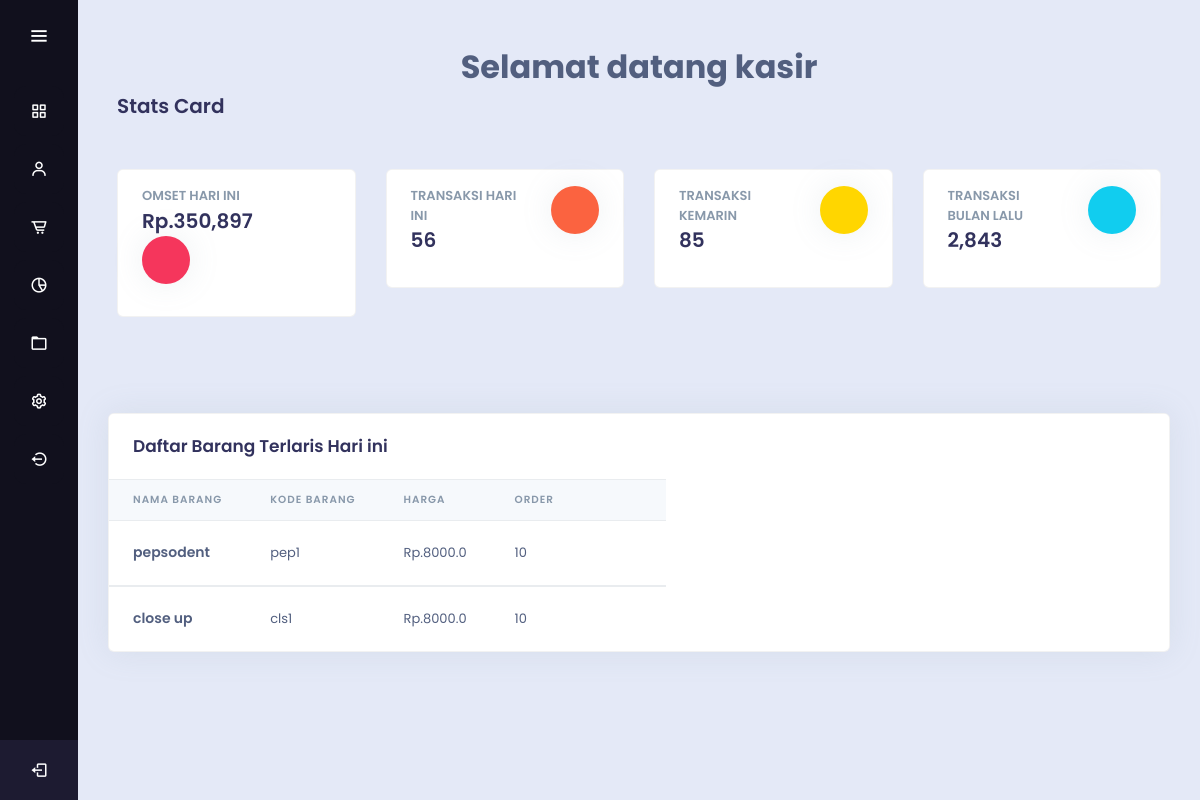
Before: /dashboard/ (signed in) with the older database file.
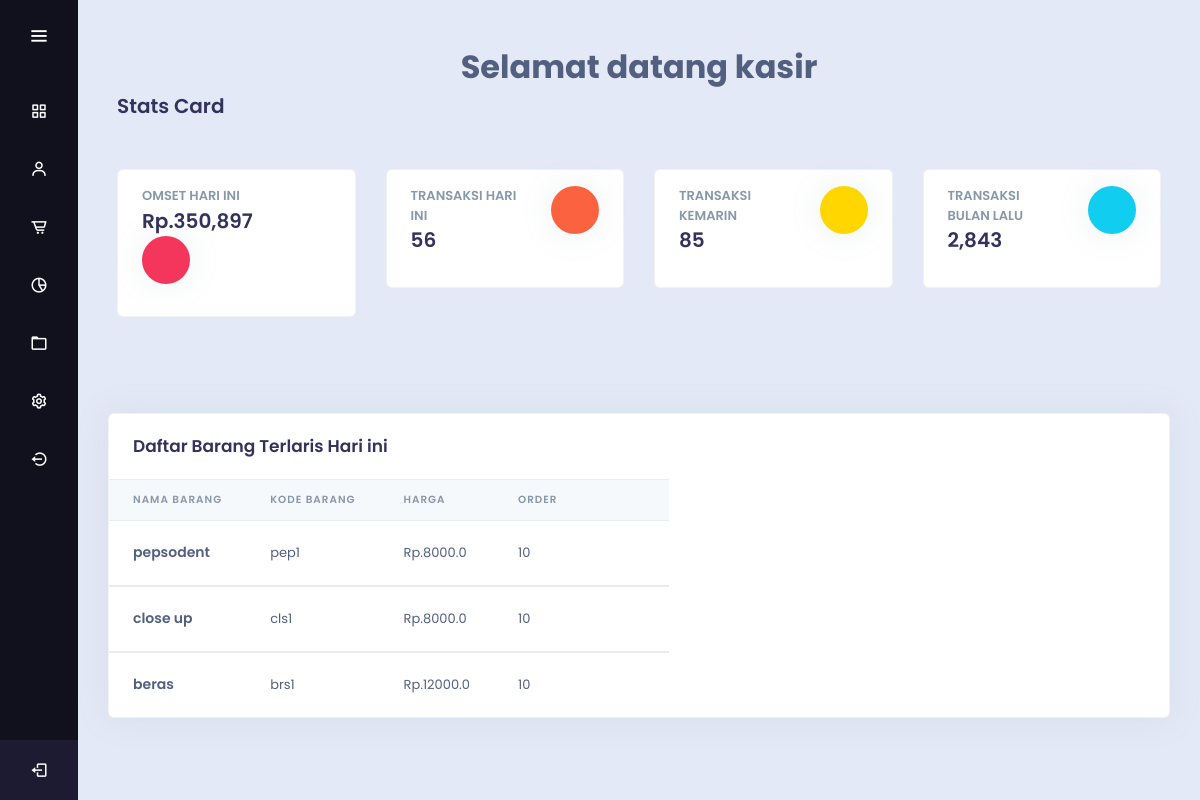
After: the same page with the newer database file.
### kasirku/models.py (models this page shows, shortened)
class Barang(models.Model):
    barang = models.CharField(max_length=50)
    kode = models.CharField(max_length=40)
    harga = models.FloatField(null=True)
    quantity = models.IntegerField()
    diskon = models.IntegerField()

### kasirku/views.py (the view)
# urls.py: path('dashboard/', dashboard, name='dashboard'),
@login_required(login_url=settings.LOGIN_URL)
def dashboard(request):
    barangs = Barang.objects.all()
    tittle = "Daftar Barang";
    konteks = {
        'barangs' : barangs,
        'tittle' : tittle,
    }
    return render(request, 'dashboard.html', konteks )

### kasirku/templates/dashboard.html (shortened to what the changed rows need)
{% extends 'base.html' %}
{% block content %}
    <div>
        <center>
        <h1>Selamat datang {{ request.user }}</h1>
        </center>
        <div class="main-content">
              <div class="container-fluid">
                <h2 class="mb-5 text-black">Stats Card</h2>
              </div>
          </div>
          <div class="main-content">
            <div class="container mt-7">
                <div class="col">
                  <div class="card shadow">
                    <div class="table-responsive">
                      <table class="table align-items-center table-flush">
                        <thead class="thead-light">
                          <tr>
                            <th scope="col">Nama Barang</th>
                            <th scope="col">KODE Barang</th>
                            <th scope="col">HARGA</th>
                            <th scope="col">ORDER</th>
                            <th scope="col"></th>
                          </tr>
                        </thead>
                        {% for barang in barangs %}
                        <tbody>
                          <tr>
                            <th scope="row">
                              <div class="media align-items-center">
                                <div class="media-body">
                                  <span class="mb-0 text-sm">{{ barang.barang }}</span>
                                </div>
                              </div>
                            </th>
                            <td>
                                {{ barang.kode }}
                            </td>
                            <td>
                                Rp.{{    barang.harga }}
                            </td>
                            <td>
                                10
                            </td>
                            <td class="text-right">
                              <div class="dropdown">
                                <a class="btn btn-sm btn-icon-only text-light" href="#" role="button" data-toggle="dropdown" aria-haspopup="true" aria-expanded="false">
                                </a>
                              </div>
                            </td>
                          </tr>
                          {% endfor %}
                        </tbody>
                      </table>
                    </div>
                  </div>
                </div>
              </div>
            </div>
          </div>
    </div>
{% endblock %}

Changed rows visible on the page:
added Barang: barang "beras", kode "brs1", harga "12000.0"
